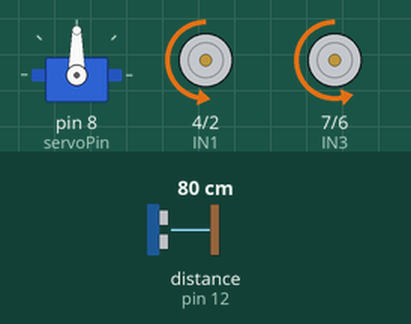
A sketch run on a simulated Arduino Uno, built with avr-gcc and run on an emulated ATmega328P. Shown: servo, motor-driver pin pairs drawn as motors (green arrow = first pin HIGH = forward, orange = second pin HIGH = backward, longer = more drive, scaled by the enable pin). Wiring (inferred from the names in the program): ultrasonic range finder: trigger pin 13; echo pin 12. The inputs (shaded band) are chosen by the test bench; at power-on: distance to the obstacle (sensor on pin 12) 80 cm. The echo pulse lasts 58.3 µs per cm.

Above: at 2.2 s.
2.3 s: distance to the obstacle (sensor on pin 12) set to 33 cm
3.8 s: distance to the obstacle (sensor on pin 12) set to 28 cm
At 5.4 s:
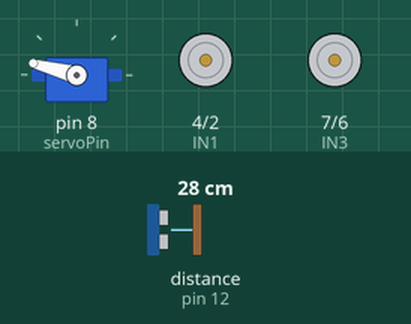
6.8 s: distance to the obstacle (sensor on pin 12) set to 35 cm
At 7.6 s:
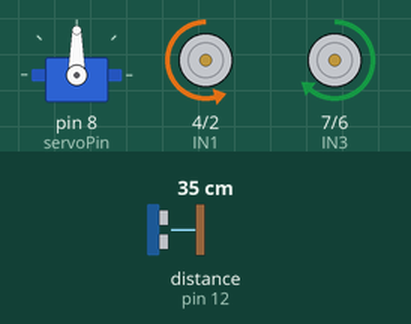
9.3 s: distance to the obstacle (sensor on pin 12) set to 2 cm
At 13.1 s:
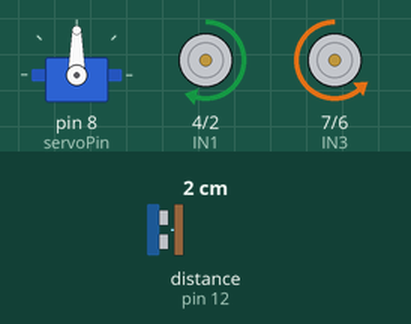
Timing chart, 0 to 15.8 s (numbered marks = the images above; inputs shaded):
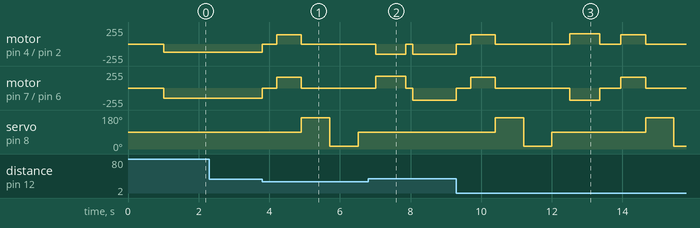

Measured:
- the behaviour switches between 31 and 30 cm on distance to the obstacle (sensor on pin 12) (found by bisection; images 0 and 1)
- after the input at 2.3 s, every drawn part: stays the same
- after the input at 3.8 s, motor on pin 4 (IN1) / pin 2 (IN2): backward 127/255 → stopped at once, → forward 136/255 0.40 s later, → stopped 0.70 s later; motor on pin 7 (IN3) / pin 6 (IN4): backward 150/255 → stopped at once, → forward 160/255 0.40 s later, → stopped 0.70 s later
- after the input at 6.8 s, servo on pin 8 (servoPin): stays 90° (without the input it goes to 165° after 2.4 s)

The sketch:

CODIGO_CARRO_EVASOR1.ino
```cpp
#include <Servo.h>

// -------- Puente H --------
const int IN1 = 4, IN2 = 2, ENA = 3;
const int IN3 = 7, IN4 = 6, ENB = 5;

// -------- Ultrasonico --------
const int trigPin = 13;
const int echoPin = 12;

// -------- Servo --------
const int servoPin = 8;
Servo servo;

// -------- CALIBRACIÓN DE MOTORES --------
// Ajuste final para que camine recto (ajusta si es necesario)
float factorDerecho = 0.85;
float factorIzquierdo = 1.0;

// -------- Estados --------
enum Estado { AVANZAR, PARAR, RETROCEDER, MIRAR_IZQ, MIRAR_DER, DECIDIR, GIRAR };
Estado estado = AVANZAR;
unsigned long tEstado = 0;

long dFrente = 0, dIzq = 0, dDer = 0;
char giro = 'D';

// -------- Funciones de Movimiento --------
void mover(int a1, int a2, int b1, int b2, int v) {
  digitalWrite(IN1, a1); digitalWrite(IN2, a2);
  digitalWrite(IN3, b1); digitalWrite(IN4, b2);
  analogWrite(ENA, (int)(v * factorDerecho));
  analogWrite(ENB, (int)(v * factorIzquierdo));
}

void adelante(int v)  { mover(LOW, HIGH, LOW, HIGH, v); }
void atras(int v)     { mover(HIGH, LOW, HIGH, LOW, v); }
void izquierda(int v) { mover(HIGH, LOW, LOW, HIGH, v); }
void derecha(int v)   { mover(LOW, HIGH, HIGH, LOW, v); }
void parar()          { mover(LOW, LOW, LOW, LOW, 0); }

long medirDistancia() {
  digitalWrite(trigPin, LOW);
  delayMicroseconds(2);
  digitalWrite(trigPin, HIGH);
  delayMicroseconds(10);
  digitalWrite(trigPin, LOW);
  long d = pulseIn(echoPin, HIGH, 25000);
  long cm = d * 0.034 / 2;
  if (cm <= 0 || cm > 400) return 250;
  return cm;
}

void setup() {
  pinMode(IN1, OUTPUT); pinMode(IN2, OUTPUT); pinMode(ENA, OUTPUT);
  pinMode(IN3, OUTPUT); pinMode(IN4, OUTPUT); pinMode(ENB, OUTPUT);
  pinMode(trigPin, OUTPUT); pinMode(echoPin, INPUT);
  servo.attach(servoPin);
  servo.write(90);
  delay(1000);
}

void loop() {
  switch (estado) {
    case AVANZAR:
      dFrente = medirDistancia();
      adelante(150);
      if (dFrente < 30) { // Detectar un poco antes (30cm) para tener margen
        estado = PARAR;
        tEstado = millis();
      }
      break;

    case PARAR:
      parar();
      if (millis() - tEstado > 400) {
        estado = RETROCEDER;
        tEstado = millis();
      }
      break;

    case RETROCEDER:
      atras(160);
      if (millis() - tEstado > 700) { // Retroceder suficiente para poder girar
        parar();
        servo.write(165); // Escaneo Izquierda
        estado = MIRAR_IZQ;
        tEstado = millis();
      }
      break;

    case MIRAR_IZQ:
      if (millis() - tEstado > 800) {
        dIzq = medirDistancia();
        servo.write(15); // Escaneo Derecha
        estado = MIRAR_DER;
        tEstado = millis();
      }
      break;

    case MIRAR_DER:
      if (millis() - tEstado > 800) {
        dDer = medirDistancia();
        servo.write(90); // Regresar al centro
        estado = DECIDIR;
        tEstado = millis();
      }
      break;

    case DECIDIR:
      if (millis() - tEstado > 500) {
        // DECISIÓN LÓGICA: Ir por donde haya más espacio
        if (dIzq > dDer) {
          giro = 'I';
        } else {
          giro = 'D';
        }
        estado = GIRAR;
        tEstado = millis();
      }
      break;

    case GIRAR:
      // Girar con potencia para asegurar que el robot rote
      if (giro == 'I') izquierda(180);
      else derecha(180);

      // Aumentamos el tiempo de giro a 850ms para una evasión COMPLETA
      if (millis() - tEstado > 850) {
        parar();
        delay(200); // Pequeña pausa de estabilidad
        estado = AVANZAR;
      }
      break;
  }
}
```
